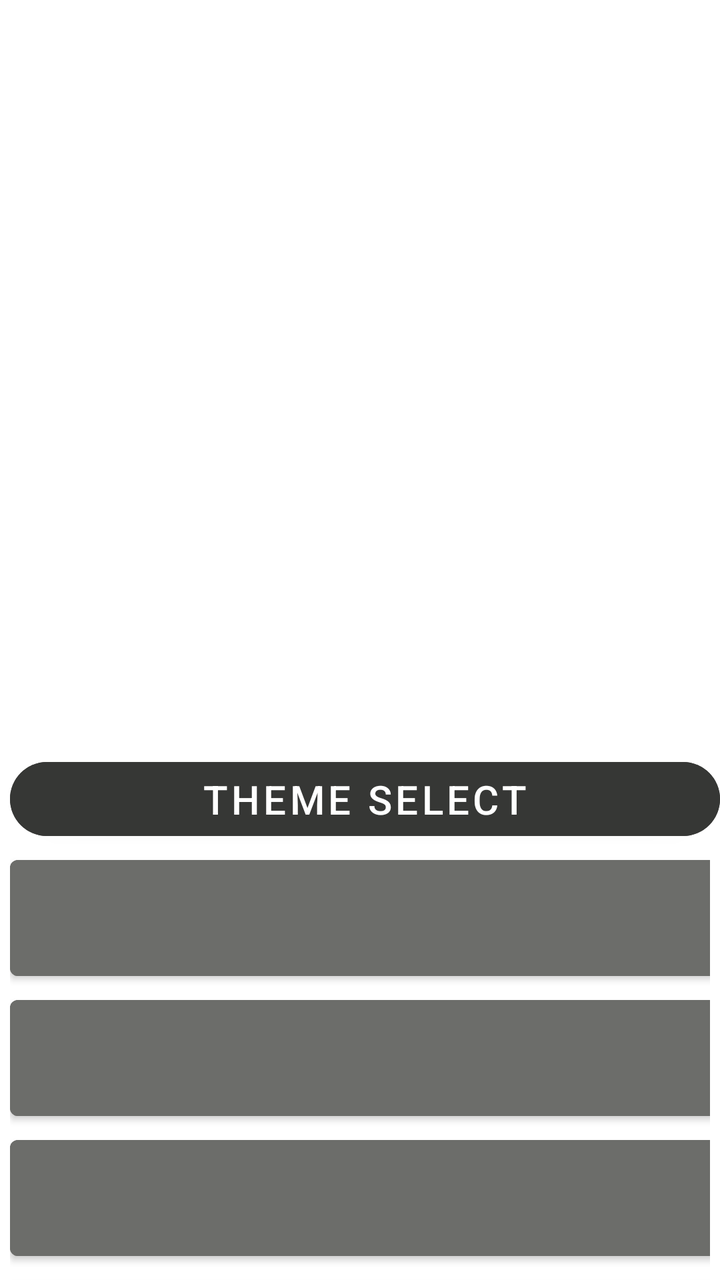
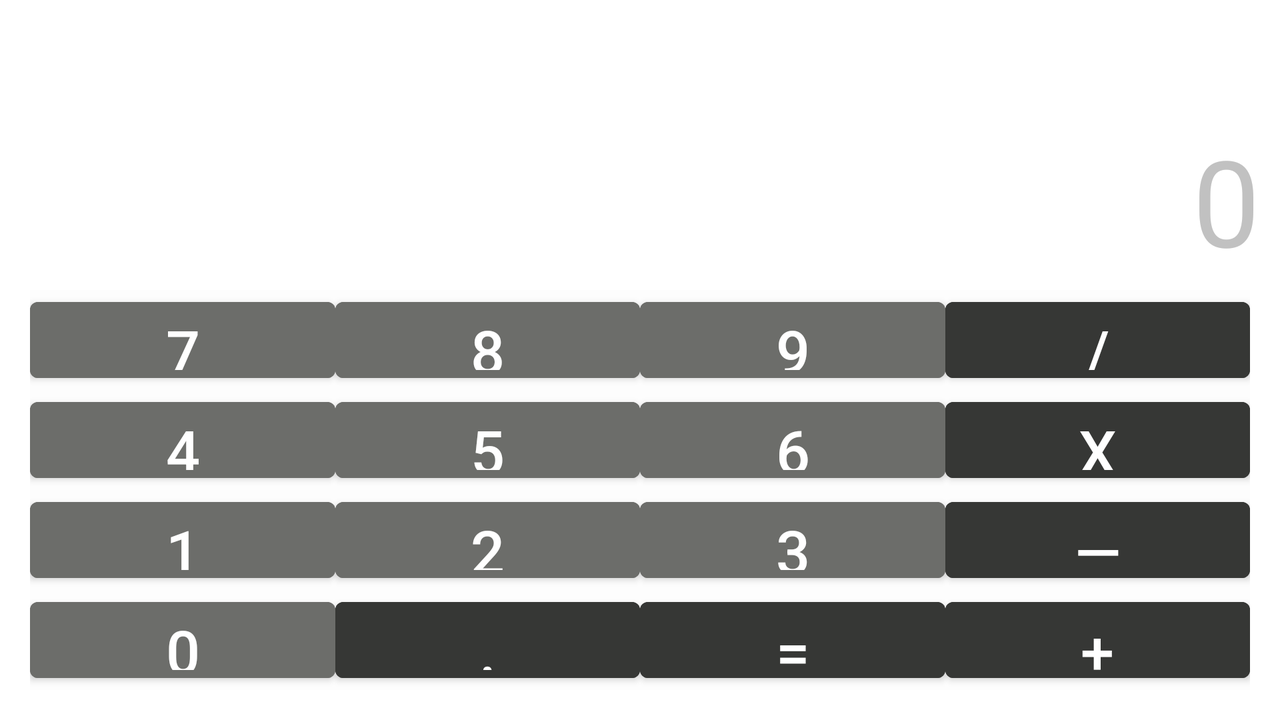

One screen, two layout resources from the same app: the default and the repository's alternative for another configuration. Each is rendered where Android would select it; the XML of both is given below.
<!-- AndroidManifest.xml: application theme Theme.Calc.DefaultTheme -->
<!-- res/layout/activity_calculator.xml -->
<?xml version="1.0" encoding="utf-8"?>
<LinearLayout xmlns:android="http://schemas.android.com/apk/res/android"
    xmlns:tools="http://schemas.android.com/tools"
    android:layout_width="match_parent"
    android:layout_height="match_parent"
    xmlns:app="http://schemas.android.com/apk/res-auto"
    android:layout_gravity="bottom"
    android:background="@drawable/bg_norm_size"
    android:orientation="vertical"
    tools:ignore="ExtraText">


    <TextView
        android:id="@+id/result"
        android:layout_width="match_parent"
        android:layout_height="@dimen/resultViewSizeTemp"
        android:gravity="bottom|end"
        android:text="0"
        android:textColor="@color/white"
        android:textSize="@dimen/resultTextViewSize"

    />

    <LinearLayout
        android:layout_width="match_parent"
        android:layout_height="wrap_content"
        android:layout_marginLeft="5dp"
        >


        <com.google.android.material.button.MaterialButton

            android:id="@+id/theme_select"
            android:layout_width="match_parent"
            app:cornerRadius="25dp"
            android:layout_height="wrap_content"
            android:text="@string/theme_select"
            android:padding="5dp"
            android:textSize="20sp"
            style="?attr/calcActionButton"
            />



    </LinearLayout>

    <GridLayout
        android:layout_width="match_parent"
        android:layout_height="match_parent"
        android:layout_marginLeft="5dp"
        android:layout_marginRight="5dp"
        android:columnCount="4"
        tools:context="ui.CalculatorActivity">


        <com.google.android.material.button.MaterialButton
            android:id="@+id/key_7"
            android:layout_width="wrap_content"
            android:layout_height="@dimen/buttonSize"
            android:layout_columnWeight="1"
            android:text="@string/key_7"
            style="?attr/calcButton"/>

        <com.google.android.material.button.MaterialButton
            android:id="@+id/key_8"
            android:layout_width="wrap_content"
            android:layout_height="@dimen/buttonSize"
            android:layout_columnWeight="1"
            style="?attr/calcButton"
            android:text="@string/key_8" />

        <com.google.android.material.button.MaterialButton
            android:id="@+id/key_9"
            android:layout_width="wrap_content"
            android:layout_height="@dimen/buttonSize"
            android:layout_columnWeight="1"
            style="?attr/calcButton"
            android:text="@string/key_9" />

        <com.google.android.material.button.MaterialButton
            android:id="@+id/key_div"
            android:layout_width="wrap_content"
            android:layout_height="@dimen/buttonSize"
            android:layout_columnWeight="1"
            style="?attr/calcActionButton"
            android:text="@string/key_divide" />

        <com.google.android.material.button.MaterialButton
            android:id="@+id/key_4"
            android:layout_width="wrap_content"
            android:layout_height="@dimen/buttonSize"
            android:layout_columnWeight="1"
            style="?attr/calcButton"
            android:text="@string/key_4" />

        <com.google.android.material.button.MaterialButton
            android:id="@+id/key_5"
            android:layout_width="wrap_content"
            android:layout_height="@dimen/buttonSize"
            android:layout_columnWeight="1"
            style="?attr/calcButton"
            android:text="@string/key_5" />

        <com.google.android.material.button.MaterialButton
            android:id="@+id/key_6"
            android:layout_width="wrap_content"
            android:layout_height="@dimen/buttonSize"
            android:layout_columnWeight="1"
            style="?attr/calcButton"
            android:text="@string/key_6" />

        <com.google.android.material.button.MaterialButton
            android:id="@+id/key_mult"
            android:layout_width="wrap_content"
            android:layout_height="@dimen/buttonSize"
            android:layout_columnWeight="1"
            style="?attr/calcActionButton"
            android:text="@string/key_multiply" />

        <com.google.android.material.button.MaterialButton
            android:id="@+id/key_1"
            android:layout_width="wrap_content"
            android:layout_height="@dimen/buttonSize"
            android:layout_columnWeight="1"
            style="?attr/calcButton"
            android:text="@string/key_1" />

        <com.google.android.material.button.MaterialButton
            android:id="@+id/key_2"
            android:layout_width="wrap_content"
            android:layout_height="@dimen/buttonSize"
            android:layout_columnWeight="1"
            style="?attr/calcButton"
            android:text="@string/key_2" />

        <com.google.android.material.button.MaterialButton
            android:id="@+id/key_3"
            android:layout_width="wrap_content"
            android:layout_height="@dimen/buttonSize"
            android:layout_columnWeight="1"
            style="?attr/calcButton"
            android:text="@string/key_3" />

        <com.google.android.material.button.MaterialButton
            android:id="@+id/key_minus"
            android:layout_width="wrap_content"
            android:layout_height="@dimen/buttonSize"
            android:layout_columnWeight="1"
            style="?attr/calcActionButton"
            android:text="@string/key_minus" />

        <com.google.android.material.button.MaterialButton
            android:id="@+id/key_0"
            android:layout_width="wrap_content"
            android:layout_height="@dimen/buttonSize"
            android:layout_columnSpan="1"
            android:layout_columnWeight="1"
            android:layout_gravity="fill_horizontal"
            style="?attr/calcButton"
            android:text="@string/key_0" />

        <com.google.android.material.button.MaterialButton
            android:id="@+id/key_dot"
            android:layout_width="wrap_content"
            android:layout_height="@dimen/buttonSize"
            android:layout_columnWeight="1"
            style="?attr/calcActionButton"
            android:text="@string/key_dot" />

        <com.google.android.material.button.MaterialButton
            android:id="@+id/equals"
            android:layout_width="wrap_content"
            android:layout_height="@dimen/buttonSize"
            android:layout_columnWeight="1"
            style="?attr/calcActionButton"
            android:text="@string/key_equals" />

        <com.google.android.material.button.MaterialButton
            android:id="@+id/key_plus"
            android:layout_width="wrap_content"
            android:layout_height="@dimen/buttonSize"
            android:layout_columnWeight="1"
            style="?attr/calcActionButton"
            android:text="@string/key_sum" />

    </GridLayout>

</LinearLayout>
<!-- resources referenced by this layout -->
<resources>
  <dimen name="buttonSize">70dp</dimen>
  <dimen name="resultTextViewSize">60dp</dimen>
  <dimen name="resultViewSizeTemp">375dp</dimen>
  <string name="key_0">0</string>
  <string name="key_1">1</string>
  <string name="key_2">2</string>
  <string name="key_3">3</string>
  <string name="key_4">4</string>
  <string name="key_5">5</string>
  <string name="key_6">6</string>
  <string name="key_7">7</string>
  <string name="key_8">8</string>
  <string name="key_9">9</string>
  <string name="key_divide">/</string>
  <string name="key_dot">.</string>
  <string name="key_equals">=</string>
  <string name="key_minus">—</string>
  <string name="key_multiply">x</string>
  <string name="key_sum">+</string>
  <string name="theme_select">theme select</string>
  <style name="Theme.Calc.DefaultTheme">
          <item name="materialButtonStyle">@style/CalcButton.Default</item>
          <item name="calcActionButton">@style/CalcButton.Action.Default</item>
      </style>
  <style name="CalcButton.Default">
          <item name="android:backgroundTint">#6C6D6A</item>
      </style>
  <style name="CalcButton.Action.Default">
          <item name="android:backgroundTint">#363735</item>
      </style>
</resources>
<!-- res/layout-land/activity_calculator.xml (the repository's variant of the layout above) -->
<!-- drawn on the phone turned sideways -->
<?xml version="1.0" encoding="utf-8"?>
<LinearLayout xmlns:android="http://schemas.android.com/apk/res/android"
    xmlns:tools="http://schemas.android.com/tools"
    android:layout_width="match_parent"
    android:layout_height="match_parent"
    android:layout_gravity="bottom"
    android:background="@drawable/bg_norm_size"
    android:orientation="vertical"
    android:padding="10dp">

    <TextView
        android:layout_width="match_parent"
        android:layout_height="130dp"
        android:id="@+id/result"
        android:textColor="#C1C1C1"
        android:gravity="bottom|end"
        android:text="0"
        android:textSize="60dp"/>


    <GridLayout
        android:layout_width="match_parent"
        android:layout_height="match_parent"
        android:columnCount="4"
        android:background="#22999999"
        android:backgroundTint="#22999999"
        android:layout_margin="5dp"
        tools:context="ui.CalculatorActivity">

        <Button
            android:layout_width="wrap_content"
            android:layout_height="50dp"
            android:id="@+id/key_7"
            android:layout_columnWeight="1"
            style="?attr/calcButton"
            android:text="@string/key_7" />

        <Button
            android:layout_width="wrap_content"
            android:layout_height="50dp"
            android:id="@+id/key_8"
            android:layout_columnWeight="1"
            style="?attr/calcButton"
            android:text="@string/key_8" />

        <Button
            android:layout_width="wrap_content"
            android:layout_height="50dp"
            android:id="@+id/key_9"
            android:layout_columnWeight="1"
            style="?attr/calcButton"
            android:text="@string/key_9" />

        <Button
            android:layout_width="wrap_content"
            android:layout_height="50dp"
            android:id="@+id/key_div"
            android:layout_columnWeight="1"
            style="?attr/calcActionButton"
            android:text="@string/key_divide" />

        <Button
            android:layout_width="wrap_content"
            android:layout_height="50dp"
            android:id="@+id/key_4"
            android:layout_columnWeight="1"
            style="?attr/calcButton"
            android:text="@string/key_4" />

        <Button
            android:layout_width="wrap_content"
            android:layout_height="50dp"
            android:id="@+id/key_5"
            android:layout_columnWeight="1"
            style="?attr/calcButton"
            android:text="@string/key_5" />

        <Button
            android:layout_width="wrap_content"
            android:layout_height="50dp"
            android:id="@+id/key_6"
            android:layout_columnWeight="1"
            style="?attr/calcButton"
            android:text="@string/key_6" />

        <Button
            android:layout_width="wrap_content"
            android:layout_height="50dp"
            android:id="@+id/key_mult"
            android:layout_columnWeight="1"
            style="?attr/calcActionButton"
            android:text="@string/key_multiply" />

        <Button
            android:layout_width="wrap_content"
            android:id="@+id/key_1"
            android:layout_height="50dp"
            android:layout_columnWeight="1"
            style="?attr/calcButton"
            android:text="@string/key_1" />

        <Button
            android:layout_width="wrap_content"
            android:id="@+id/key_2"
            android:layout_height="50dp"
            android:layout_columnWeight="1"
            style="?attr/calcButton"
            android:text="@string/key_2" />

        <Button
            android:layout_width="wrap_content"
            android:id="@+id/key_3"
            android:layout_height="50dp"
            android:layout_columnWeight="1"
            style="?attr/calcButton"
            android:text="@string/key_3" />

        <Button
            android:layout_width="wrap_content"
            android:layout_height="50dp"
            android:layout_columnWeight="1"
            android:id="@+id/key_minus"
            style="?attr/calcActionButton"
            android:text="@string/key_minus" />

        <Button
            android:layout_width="wrap_content"
            android:layout_height="50dp"
            android:id="@+id/key_0"
            android:layout_columnSpan="1"
            android:layout_columnWeight="1"
            android:layout_gravity="fill_horizontal"
            style="?attr/calcButton"
            android:text="@string/key_0" />

        <Button
            android:layout_width="wrap_content"
            android:layout_height="50dp"
            android:id="@+id/key_dot"
            android:layout_columnWeight="1"
            style="?attr/calcActionButton"
            android:text="@string/key_dot" />

        <Button
            android:layout_width="wrap_content"
            android:layout_height="50dp"
            android:id="@+id/equals"
            android:layout_columnWeight="1"
            style="?attr/calcActionButton"
            android:text="@string/key_equals" />

        <Button
            android:layout_width="wrap_content"
            android:layout_height="50dp"
            android:layout_columnWeight="1"
            android:id="@+id/key_plus"
            style="?attr/calcActionButton"
            android:text="@string/key_sum" />

    </GridLayout>

</LinearLayout>
<!-- resources referenced by the variant -->
<!-- as the phone turned sideways resolves them -->
<resources>
  <string name="key_0">0</string>
  <string name="key_1">1</string>
  <string name="key_2">2</string>
  <string name="key_3">3</string>
  <string name="key_4">4</string>
  <string name="key_5">5</string>
  <string name="key_6">6</string>
  <string name="key_7">7</string>
  <string name="key_8">8</string>
  <string name="key_9">9</string>
  <string name="key_divide">/</string>
  <string name="key_dot">.</string>
  <string name="key_equals">=</string>
  <string name="key_minus">—</string>
  <string name="key_multiply">x</string>
  <string name="key_sum">+</string>
  <style name="Theme.Calc.DefaultTheme">
          <item name="materialButtonStyle">@style/CalcButton.Default</item>
          <item name="calcActionButton">@style/CalcButton.Action.Default</item>
      </style>
  <style name="CalcButton.Default">
          <item name="android:backgroundTint">#6C6D6A</item>
      </style>
  <style name="CalcButton.Action.Default">
          <item name="android:backgroundTint">#363735</item>
      </style>
</resources>
